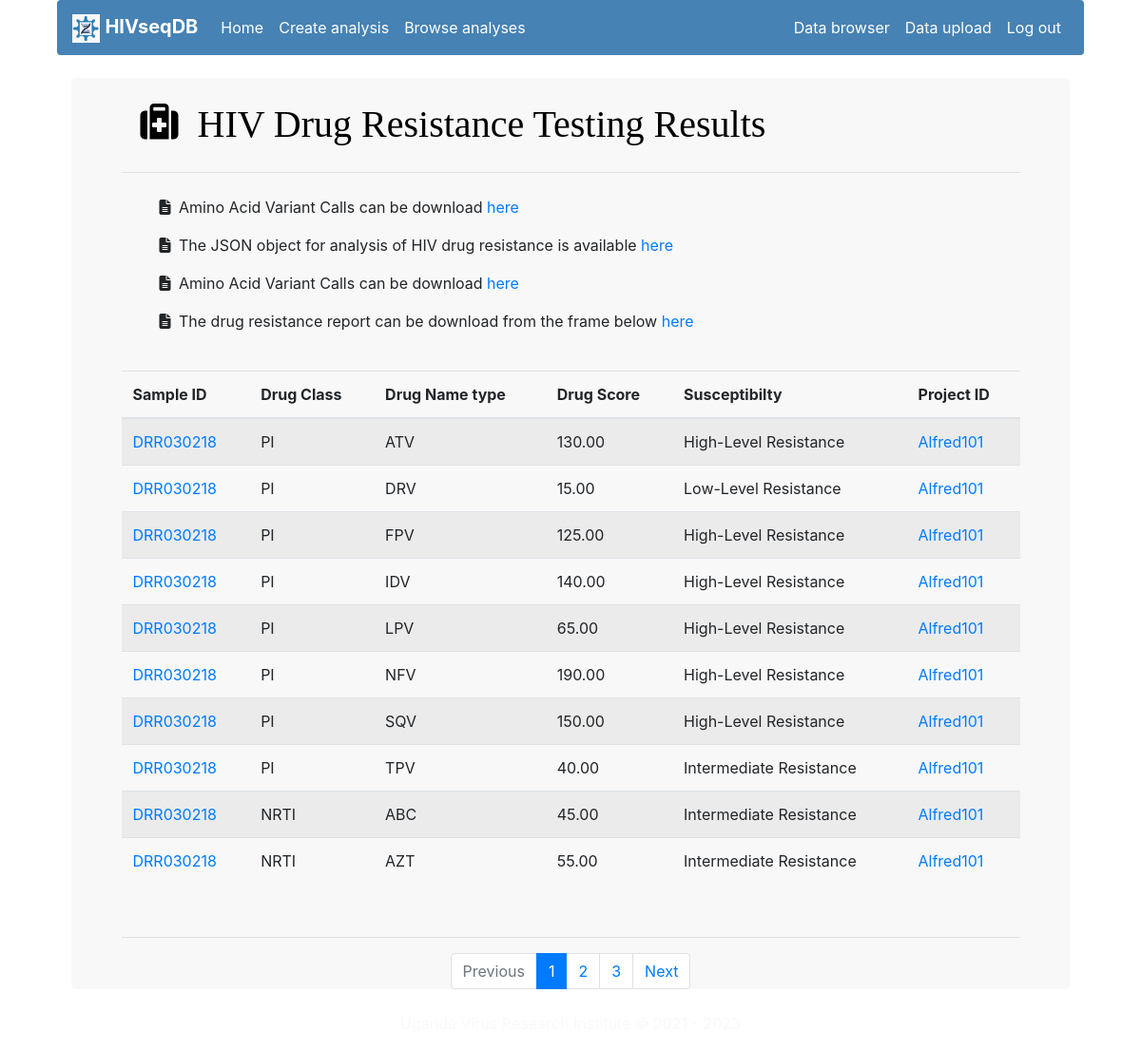
Page /analysis/detailed-project-results/Alfred101 (signed in) on the committed database.
### analysis/models.py (models this page shows, shortened)
class AnalysisResults(models.Model):
    analysis_results_id=models.AutoField(primary_key=True)
    sample_ID=models.CharField(max_length=250)
    drugClass=models.CharField(max_length=250)
    drugName=models.CharField(max_length=250)
    drugScore=models.DecimalField(decimal_places=2,max_digits=5)
    susceptibility=models.CharField(max_length=250)
    project_ID=models.ForeignKey(NewAnalysis, to_field="project_ID",db_column="project_ID",on_delete=models.CASCADE)

class NewAnalysis(models.Model):
    analysis_id=models.AutoField(primary_key=True)
    project_ID=models.CharField(max_length=250, unique=True)
    description=models.CharField(max_length=250, default="DTG virological failure adults in Uganda")
    email=models.EmailField(max_length=250)
    mutation_Database=models.CharField(max_length=250)
    consensus_Percentage=models.DecimalField(decimal_places=2,max_digits=5,default=20)
    target_Coverage=models.DecimalField(decimal_places=2,max_digits=5,default=10000)
    length_Cutoff=models.DecimalField(decimal_places=2,max_digits=5,default=100)
    score_Cutoff=models.DecimalField(decimal_places=2,max_digits=5,default=30)
    error_Rate=models.DecimalField(decimal_places=2,max_digits=5,default=0)
    minimum_Variant_Quality=models.DecimalField(decimal_places=2,max_digits=5,default=0.01)
    minimum_Read_Depth=models.DecimalField(decimal_places=2,max_digits=5,default=100)
    minimum_Allele_Count=models.DecimalField(decimal_places=2,max_digits=5,default=0.01)
    minimum_Mutation_Frequency=models.DecimalField(decimal_places=2,max_digits=5,default=0.01)
    def __str__(self):
        return self.project_ID

### analysis/views.py (the view)
# urls.py: path('analysis/detailed-project-results/<slug:project_ID>', ProjectAnalysisResultsDetailView.as_view(), name='projectAnalysisResultsDetails'),
class ProjectAnalysisResultsDetailView(LoginRequiredMixin, generic.ListView):
    model = AnalysisResults
    template_name = 'analysis/detailed-project-analysis-results.html'
    paginate_by = 10
    def get_queryset(self):
        return AnalysisResults.objects.filter(project_ID=self.kwargs['project_ID'])

### templates/analysis/detailed-project-analysis-results.html (shortened to what this page needs)
{% extends "base/base.html" %}
{% load static %}
{% load crispy_forms_tags %}
{% block css %}
<link rel="stylesheet" href="https://stackpath.bootstrapcdn.com/bootstrap/4.4.1/css/bootstrap.min.css">
<link rel="stylesheet" type="text/css" href="https://cdnjs.cloudflare.com/ajax/libs/font-awesome/6.2.1/css/all.min.css">
{% endblock %}
{% block content %}
<div class="analysis-container">
<div class="analysis-header">
    <div class="icon">
        <i class="fa fa-medkit" aria-hidden="true">&nbsp</i> HIV Drug Resistance Testing Results
    </div>
</div>
<br>
<div>
    <ul>
        <p><i class="fa fa-file-text" aria-hidden="true">&nbsp</i> Amino Acid Variant Calls can be download <a href="#">here</a></p>
        <p> <i class="fa fa-file-text" aria-hidden="true">&nbsp</i>
        The JSON object for analysis of HIV drug resistance is available <a href="#">here</a><p></p>
        <p> <i class="fa fa-file-text" aria-hidden="true">&nbsp</i>
        Amino Acid Variant Calls can be download <a href="#">here</a><p></p>
        <p><i class="fa fa-file-text" aria-hidden="true">&nbsp</i> The drug resistance report can be download from the frame below <a href="#">here</a></p>
    </ul>
</div>
<br>
<div>
    <table class="table table-striped">
        <thead>
            <tr>
                <th>Sample ID</th>
                <th>Drug Class</th>
                <th>Drug Name type</th>
                <th>Drug Score</th>
                <th>Susceptibilty</th>
                <th>Project ID</th>
            </tr>
        </thead>
        <tbody>
            {% for result in page_obj %}
            <tr>
                <td><a href="{% url 'sampleAnalysisResultsDetails' result.sample_ID %}">{{result.sample_ID}}</a></td>
                <td>{{result.drugClass}}</td>
                <td>{{result.drugName}}</td>
                <td>{{result.drugScore}}</td>
                <td>{{result.susceptibility}}</td>
                <td><a href="{% url 'projectAnalysisResultsDetails' result.project_ID %}">{{result.project_ID}}</a></td>
            </tr>
            {% endfor %}
        </tbody>
    </table>
</div>
<br><hr>
<div>
    <ul class="pagination justify-content-center">
        {% if page_obj.has_previous %}
        <li class="page-item">
            <a class="page-link" href="?page={{ page_obj.previous_page_number }}">Previous</a>
        </li>
        {% else %}
        <li class="page-item disabled">
            <a class="page-link" href="#" tabindex="-1" aria-disabled="True">Previous</a>
        </li>
        {% endif %}
        {% for i in page_obj.paginator.page_range %}
        {% if page_obj.number == i %}
            <li class="page-item active" aria-current="page">
            <span class="page-link">
                {{ i }}
            </span>
            </li>
        {% else %}
            <li class="page-item"><a class="page-link" href="?page={{ i }}">{{ i }}</a></li>
        {% endif %}
        {% endfor %}
        {% if page_obj.has_next %}
        <li class="page-item">
            <a class="page-link" href="?page={{ page_obj.next_page_number }}">Next</a>
        </li>
        {% else %}
        <li class="page-item disabled">
            <a class="page-link" href="#" tabindex="-1" aria-disabled="True">Next</a>
        </li>
        {% endif %}
    </ul>
</div>
</div>
<br>
</div>
<br>
{% endblock %}

### templates/analysis/detailed-project-analysis-results.html (style rules this page uses)
.analysis-container { height: 100%; border-radius: 5px; background-color:#F8F8F8; margin: auto; padding-left: 5%; padding-right: 5%; }
.analysis-header { height: 100px; width: 100%; border-radius: 0px; display: flex; justify-content: center; flex-direction: column; border-bottom: 1px solid #E0E0E0; }
.icon { color: black; font-size: 40px; padding: 20px 20px 20px 20px; font-family: bold; }

### templates/base/base.html (style rules this page uses)
body { width: 90%; margin: auto; }

### rows in the picture
AnalysisResults: sample_ID "DRR030218", drugClass "PI", drugName "ATV", drugScore "130.00", susceptibility "High-Level Resistance", project_ID "Alfred101"
AnalysisResults: sample_ID "DRR030218", drugClass "PI", drugName "DRV", drugScore "15.00", susceptibility "Low-Level Resistance", project_ID "Alfred101"
AnalysisResults: sample_ID "DRR030218", drugClass "PI", drugName "FPV", drugScore "125.00", susceptibility "High-Level Resistance", project_ID "Alfred101"
AnalysisResults: sample_ID "DRR030218", drugClass "PI", drugName "IDV", drugScore "140.00", susceptibility "High-Level Resistance", project_ID "Alfred101"
AnalysisResults: sample_ID "DRR030218", drugClass "PI", drugName "LPV", drugScore "65.00", susceptibility "High-Level Resistance", project_ID "Alfred101"
AnalysisResults: sample_ID "DRR030218", drugClass "PI", drugName "NFV", drugScore "190.00", susceptibility "High-Level Resistance", project_ID "Alfred101"
AnalysisResults: sample_ID "DRR030218", drugClass "PI", drugName "SQV", drugScore "150.00", susceptibility "High-Level Resistance", project_ID "Alfred101"
AnalysisResults: sample_ID "DRR030218", drugClass "PI", drugName "TPV", drugScore "40.00", susceptibility "Intermediate Resistance", project_ID "Alfred101"
AnalysisResults: sample_ID "DRR030218", drugClass "NRTI", drugName "ABC", drugScore "45.00", susceptibility "Intermediate Resistance", project_ID "Alfred101"
AnalysisResults: sample_ID "DRR030218", drugClass "NRTI", drugName "AZT", drugScore "55.00", susceptibility "Intermediate Resistance", project_ID "Alfred101"

### other values in the picture
{{ i }} "1"
{{ i }} "2" "3"
